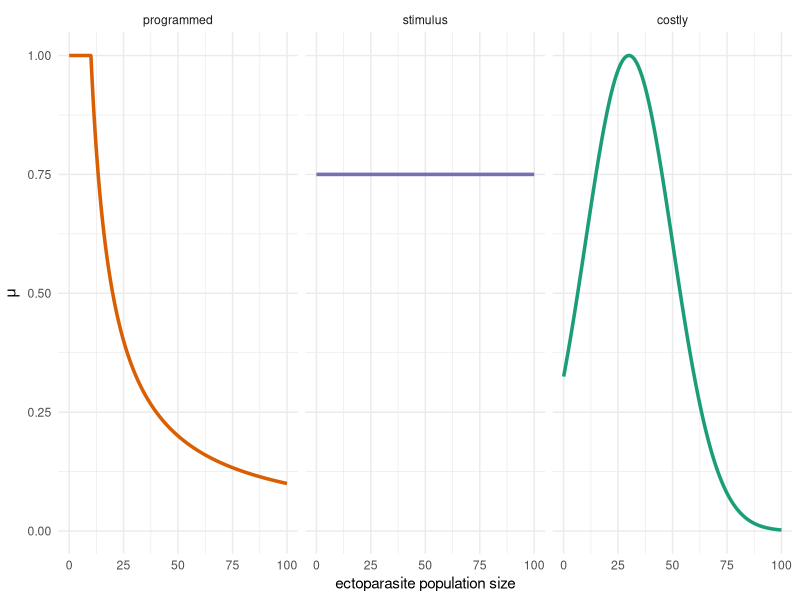
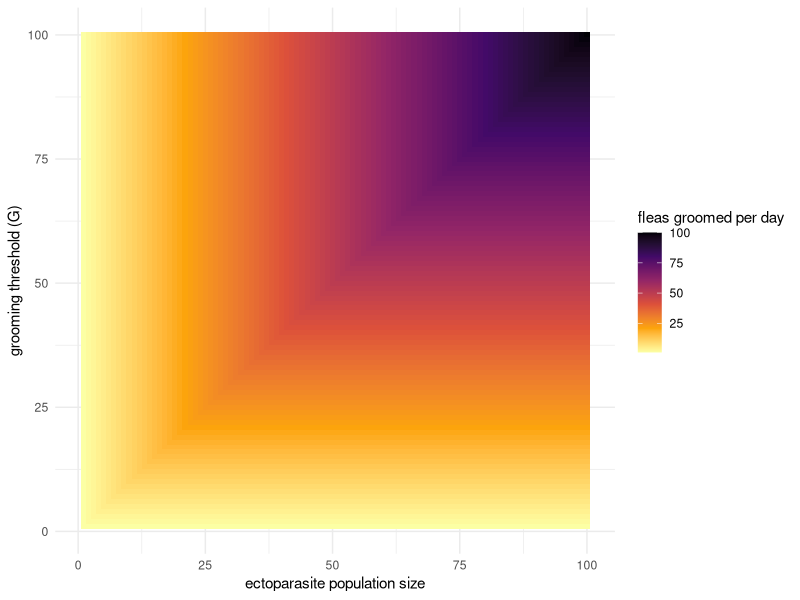
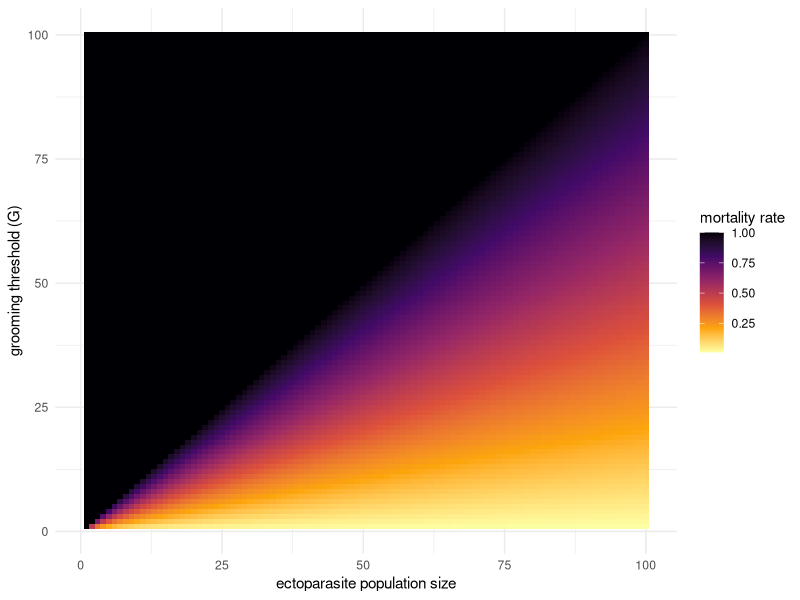
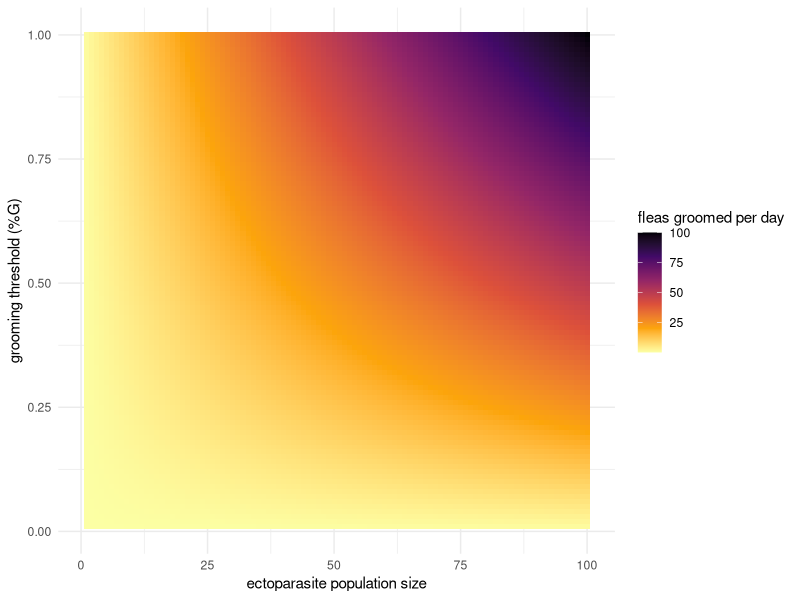
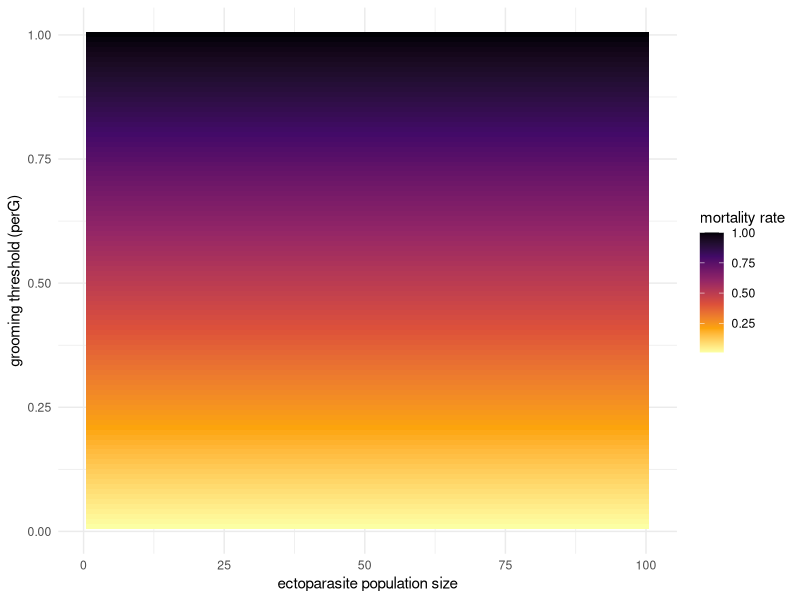
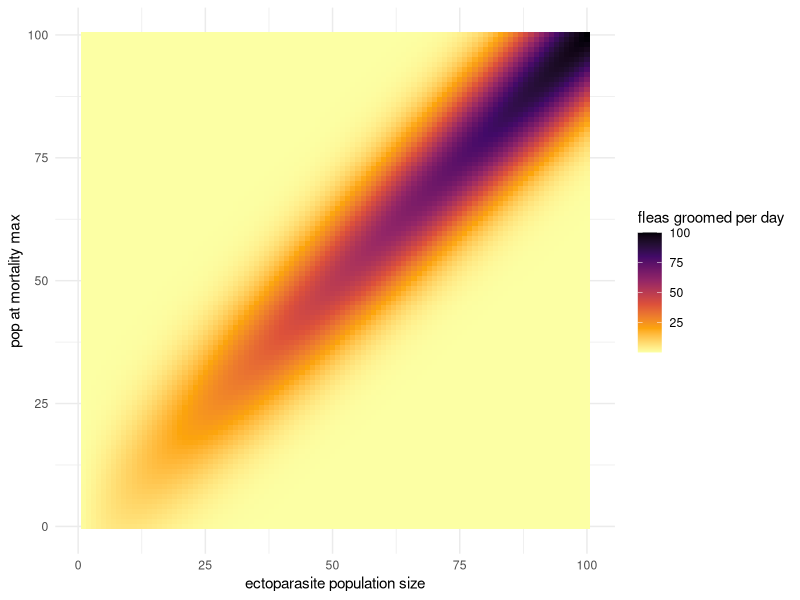
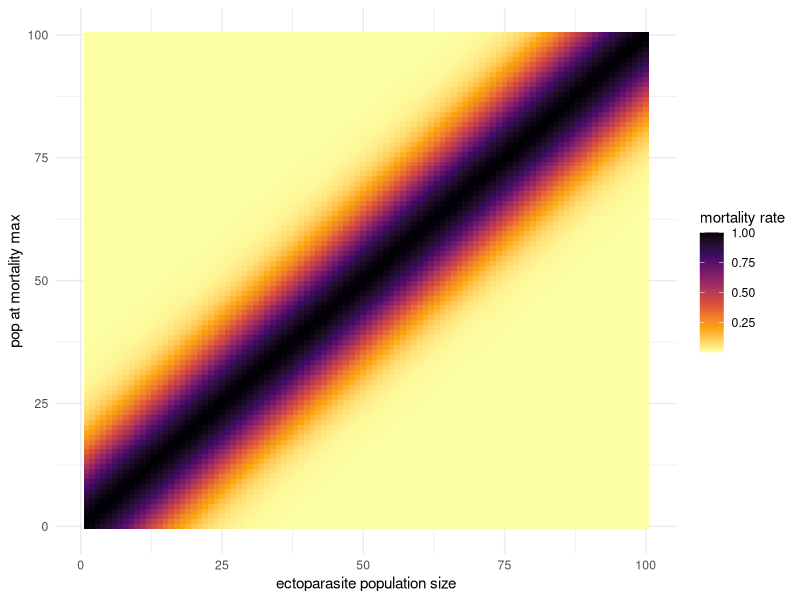

R code for these plots, in order: (Note: this script raises an error after producing the figures.)
## ---- chunk 1
knitr::opts_chunk$set(echo = TRUE)
library(tidyr)
library(ggplot2)
library(dplyr)
## ---- chunk 2
# Define parasite density range
x <- seq(0.01, 100, length.out = 1000)

# Define grooming scenarios 

## programmed to a certain number of fleas per day (G)
death_programmed <-  function(x, G = 10) {
  pmin(1, G / x)  # cap at 1 to avoid unrealistic death rates > 1
} 

## saturate to a % of fleas (e.g., stimulus driven) perG
death_stimulus <- function(x, d0 = 0, dmax = 1, perG  = 0.75) {
  k <- x * (1 - perG) / perG
  d0 + (dmax * x) / (k + x)
}

## costly, stimulus driven to a certain point, but then there is a cost 
death_costly <- function(x, max = 1, mu = 30, sigma = 20) {
  max * exp(-((x - mu)^2) / (2 * sigma^2))
}

# Evaluate each function
df <- data.frame(
  x,
  programmed = death_programmed(x),
  stimulus = death_stimulus(x),
  costly = death_costly(x)
)


df_long <- pivot_longer(df, -x, names_to = "grooming scenario", values_to = "mortality rate")

# Plot
ggplot(df_long, aes(x = x, y = `mortality rate`, color = `grooming scenario`)) +
  geom_line(size = 1.2) +
  facet_wrap(~factor(`grooming scenario`, levels = c("none", "programmed", "stimulus", "costly")))  +
  labs(
    x = "ectoparasite population size",
    y = expression(mu)
  ) +
  theme_minimal() +
  scale_color_brewer(palette = "Dark2") + 
  theme(legend.position = "none")
  
## ---- chunk 3
# plot different grooming scenarios 


# 1. Define parameter ranges
x_vals <- seq(1, 100, length.out = 100)  # parasite population size 

# 1.1  PROGRAMMED
G_vals <- seq(1, 100, length.out = 100)   # grooming efficiency

deathrate_prg <- function(x, G) {
  pmin(1, G / x)  # cap at 1 to avoid unrealistic death rates > 1
} 

# 2. Create a grid of all combinations
grid_prg <- expand.grid(
  pop_size = x_vals,
  G = G_vals
)

# 3. Define total groomed for each scenario
grid_prg$mu_prg <- deathrate_prg(grid_prg$pop_size, grid_prg$G)
grid_prg$total_groomed <- grid_prg$pop_size*grid_prg$mu_prg
# 5. Plot programmed heatmap
prgG_hm <- ggplot(grid_prg, aes(x = pop_size, y = G, fill = total_groomed)) +
  geom_tile() +
  scale_fill_viridis_c(option = "inferno", direction = -1) +
  labs(
    x = "ectoparasite population size",
    y = "grooming threshold (G)",
    fill = "fleas groomed per day"
  ) +
  theme_minimal()
prgG_hm
prgM_hm <- ggplot(grid_prg, aes(x = pop_size, y = G, fill = mu_prg)) +
  geom_tile() +
  scale_fill_viridis_c(option = "inferno", direction = -1) +
  labs(
    x = "ectoparasite population size",
    y = "grooming threshold (G)",
    fill = "mortality rate"
  ) +
  theme_minimal()
prgM_hm


# Stimulus-driven: can remove up to %perG per day 
 
perG_vals <-  seq(0.01, 1, length.out = 100)

death_stimulus <- function(x, d0, dmax, perG){
  k <- x * (1 - perG) / perG
  d0 + (dmax * x) / (k + x)
} 

grid_stim <- expand.grid(
  pop_size = x_vals,
  perG = perG_vals
)
  
grid_stim$mu_stim <- death_stimulus(grid_stim$pop_size, 0,1, grid_stim$perG) 
grid_stim$total_groomed <- grid_stim$pop_size*grid_stim$mu_stim

stim_perG_hm <- ggplot(grid_stim, aes(x = pop_size, y = perG, fill = total_groomed)) +
  geom_tile() +
  scale_fill_viridis_c(option = "inferno", direction = -1) +
  labs(
    x = "ectoparasite population size",
    y = "grooming threshold (%G)",
    fill = "fleas groomed per day"
  ) +
  theme_minimal()

stim_perG_hm
stim_M_hm <- ggplot(grid_stim, aes(x = pop_size, y = perG, fill = mu_stim)) +
  geom_tile() +
  scale_fill_viridis_c(option = "inferno", direction = -1) +
  labs(
    x = "ectoparasite population size",
    y = "grooming threshold (perG)",
    fill = "mortality rate"
  ) +
  theme_minimal()
stim_M_hm 

# Costly: Gaussian 
# vary the cost center 
center_vals <- seq(0,100,length.out = 100)
sigma = 10
max = 1

grid_cost <- expand.grid(
  pop_size = x_vals,
  center = center_vals
)
  
## keeping sigma solid
## costly, stimulus driven to a certain point, but then there is a cost 
death_costly <- function(x, max, center, sigma) {
  max * exp(-((x - center)^2) / (2 * sigma^2))
}

grid_cost$mu_cost <- death_costly(grid_cost$pop_size, 1, grid_cost$center, 10) 
grid_cost$total_groomed <- grid_cost$pop_size*grid_cost$mu_cost

cost_tg_hm <- ggplot(grid_cost, aes(x = pop_size, y = center, fill = total_groomed)) +
  geom_tile() +
  scale_fill_viridis_c(option = "inferno", direction = -1) +
  labs(
    x = "ectoparasite population size",
    y = "pop at mortality max",
    fill = "fleas groomed per day"
  ) +
  theme_minimal()
cost_tg_hm

cost_M_hm <- ggplot(grid_cost, aes(x = pop_size, y = center, fill = mu_cost)) +
  geom_tile() +
  scale_fill_viridis_c(option = "inferno", direction = -1) +
  labs(
    x = "ectoparasite population size",
    y = "pop at mortality max",
    fill = "mortality rate"
  ) +
  theme_minimal()
cost_M_hm

# 4. Reshape for plotting
plot_data <- pivot_longer(grid, cols = c("programmed", "stimulus", "costly"),
                          names_to = "scenario", values_to = "total_groomed")

plot_data$scenario <- factor(plot_data$scenario,
                             levels = c("programmed", "stimulus", "costly"))

# 5. Plot faceted heatmap
ggplot(plot_data, aes(x = pop_size, y = death_rate, fill = total_groomed)) +
  geom_tile() +
  scale_fill_viridis_c(option = "inferno", direction = -1) +
  facet_wrap(~scenario) +
  labs(
    x = "ectoparasite population size",
    y = "grooming threshold (G)",
    fill = "fleas groomed per day"
  ) +
  theme_minimal()

## ---- chunk 4

theta_vals <- seq(0, 10, by = 1)
iota_vals <- seq(0, 10, by = 1) 

grid_processes <- expand.grid(
  pop_size = x_vals,
  theta = theta_vals,
  iota  = iota_vals
)

birthrate <- function(x, b0, theta) b0*x*(x/(theta+x))

grid_processes$birth_rate <-birthrate(grid_processes$pop_size, 0.27, grid_processes$theta)

process_plot <- ggplot(grid_processes, aes(x = pop_size, y = theta, fill = birth_rate)) +
  geom_tile() +
  scale_fill_viridis_c(option = "inferno", direction = -1) +
  labs(
    x = "ectoparasite population size",
    y = "theta",
    fill = "birth_rate"
  ) +
  theme_minimal()
process_plot

iota_plot <- ggplot(grid_processes, aes(x = pop_size, y = iota, fill = iota)) +
  geom_tile() +
  scale_fill_viridis_c(option = "inferno", direction = -1) +
  labs(
    x = "ectoparasite population size",
    y = "iota",
    fill = "immigration_rate"
  ) +
  theme_minimal()
iota_plot

